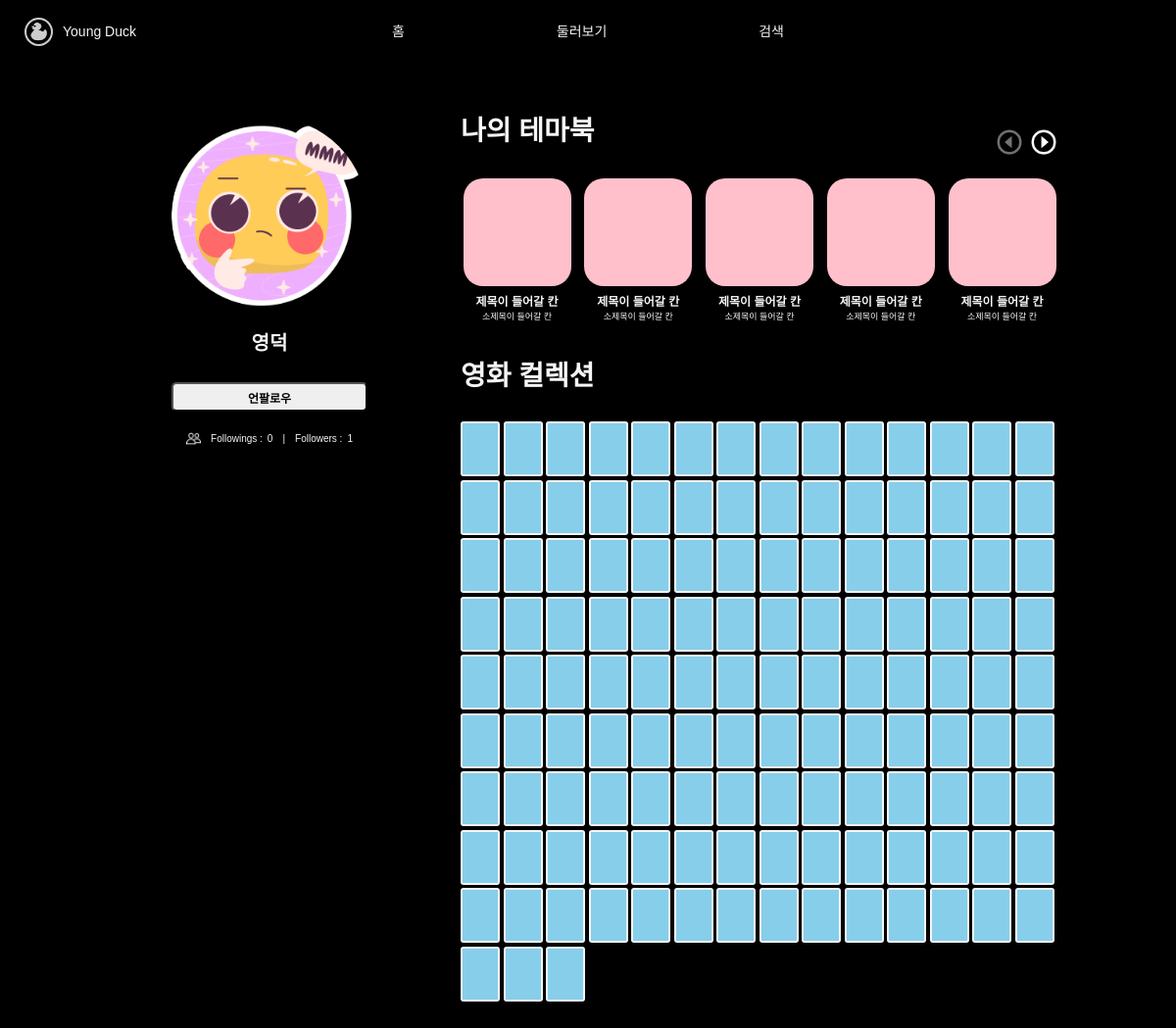
The page /accounts/ssafy/ (signed in) on the database its author committed.
### accounts/models.py (models this page shows)
class User(AbstractUser):
    followings = models.ManyToManyField('self', symmetrical=False, related_name='followers')

class Profile(models.Model):
    user = models.OneToOneField(settings.AUTH_USER_MODEL, on_delete=models.CASCADE, related_name='profile')
    nickname = models.CharField(
        max_length=50,
        blank=True,
        )
    profile_img = models.ImageField(
        default='images/icons/{}.png'.format(random.randrange(1, 20)),
        upload_to=profiles_image_path,
        )

### accounts/views.py (the view)
# urls.py: path('<str:username>/', views.profile, name='profile'),
@require_http_methods(['GET', 'POST'])
def profile(request, username):
    if request.user.is_authenticated:
        person = get_object_or_404(get_user_model(), username=username)
        context = {
            'person': person,
        }
        return render(request, 'accounts/profile.html', context)
    else:
        return redirect('accounts:login')

### accounts/templates/accounts/profile.html (shortened to what this page needs)
{% extends 'base.html' %}
{% block content %}
<div id="profile">
  <div id="profile-container" class="horizontal" style="align-items: flex-start;">
    <div id="profile-leftbox" class="vertical">
      <div id="profile-myprofile" class="profile-image" style="background-image: url('{{ person.profile.profile_img.url }}'); background-size: 100%;"></div>
      {% if person.profile.nickname %}
        <div id="profile-mynickname" class="profile-nickname">{{ person.profile.nickname }}</div>
      {% else %}
        <div id="profile-mynickname" class="profile-nickname">{{ person.pk }}번째 수집가</div>
      {% endif %}
      {% with followings=person.followings.all followers=person.followers.all %}
      {% if user == person %}
      <div id="profile-btn" class="profile-btn">
        <form action="{% url 'accounts:update_profile' username=person.username %}" id="profile-btn" data-user-id="{{ person.pk }}">
            <button id="profile-edit" class="profile-btn">EDIT PROFILE</button>
        </form>
      </div>
      {% else %}
      <form id="follow-form" data-user-id="{{ person.pk }}">
        {% if user in followers %}
          <button id="followBtn" class="profile-btn">언팔로우</button>
        {% else %}
          <button id="followBtn" class="profile-btn">팔로우</button>
        {% endif %}
      </form>
      {% endif %}
      <div id="profile-follow" class="profile-follow-cnt horizontal">
        <div id="follow-header"></div>
        <div id="follow-body">
          Followings : <span id="followings-count">{{ followings|length }}</span>
          <span id="following-divider">|</span>
          Followers : <span id="followers-count">{{ followers|length }}</span>
        </div>
      </div>
      {% endwith %}
    </div>
    <div id="profile-rightbox" class="vertical">
      <div id="my-mini-book" class="mini-books vertical">
        <div class="mini-books-header">
          <div id="mini-books-title" class="mini-books-title">나의 테마북</div>
          <div class="mini-books-buttons">
            <div id="mini-books-left" class="mini-books-left-btn left-btn-disavailable"></div>
            <div id="mini-books-right" class="mini-books-right-btn right-btn-available"></div>
          </div>
        </div>
        <div class="mini-books-body horizontal">
          <div class="mini-book vertical">
            <div class="mini-book-thumbnail"></div>
            <div class="mini-book-title">제목이 들어갈 칸</div>
            <div class="mini-book-semi">소제목이 들어갈 칸</div>
          </div>
          <div class="mini-book vertical">
            <div class="mini-book-thumbnail"></div>
            <div class="mini-book-title">제목이 들어갈 칸</div>
            <div class="mini-book-semi">소제목이 들어갈 칸</div>
          </div>
          <div class="mini-book vertical">
            <div class="mini-book-thumbnail"></div>
            <div class="mini-book-title">제목이 들어갈 칸</div>
            <div class="mini-book-semi">소제목이 들어갈 칸</div>
          </div>
          <div class="mini-book vertical">
            <div class="mini-book-thumbnail"></div>
            <div class="mini-book-title">제목이 들어갈 칸</div>
            <div class="mini-book-semi">소제목이 들어갈 칸</div>
          </div>
          <div class="mini-book vertical">
            <div class="mini-book-thumbnail"></div>
            <div class="mini-book-title">제목이 들어갈 칸</div>
            <div class="mini-book-semi">소제목이 들어갈 칸</div>
          </div>
        </div>
      </div>
      <div id="watched-movies" class="watched-movies vertical">
        <div class="watched-movies-header">
          <div id="watched-movies-title" class="watched-movies-title">영화 컬렉션</div>
          <div class="mini-books-buttons"></div>
        </div>
        <div class="watched-movies-body horizontal">
          {% for i in '000000000000000000000000000000000000000000000000000000000000000000000000000000000000000000000000000000000000000000000000000000000'|make_list %}
          <div class="watched-movie-card">
            <div class="movie-poster"></div>
          </div>
          {% endfor %}
        </div>
      </div>
    </div>
  </div>
</div>
{% endblock content %}
{% block script %}
{% load static %}
{% endblock script %}

### templates/_nav.html (shortened to what this page needs)
{% if user.is_authenticated %}
<div id="navbar" class="horizontal">
  <div id="navbar-left" class="horizontal">
    <div id="nav-logo"></div>
    <div id="nav-title">Young Duck</div>
  </div>
  <div id="navbar-center" class="horizontal">
    <div id="nav-home">
      <span class="navbar__span">홈</span>
    </div>
    <div id="nav-around">
      <span class="navbar__span">둘러보기</span>
    </div>
    <div id="nav-search">
      <span class="navbar__span">검색</span>
    </div>
  </div>
  <div id="navbar-right" class="horizontal">
    <div id="nav-profile" style="background-image: url('{{ user.profile.profile_img.url }}'); background-size: 100%;"></div>
  </div>
</div>
{% endif %}

### static/css/style.css (style rules this page uses)
.horizontal { flex-direction: row; flex-wrap: wrap; align-items: center; }
.vertical { flex-direction: column; flex-wrap: wrap; align-items: center; }
body { background-color: black; color: #f5f5f5; }

### static/css/nav.css (style rules this page uses)
div { display: flex; }
#navbar { position: fixed; top: 0; width: 100%; height: 64px; justify-content: space-between; background-color: black; font-family: 'Noto Sans KR', sans-serif; font-size: 14px; font-weight: 400; color: #f5f5f5; }
.navbar__span { height: fit-content; }
#navbar-left { width: 300px; height: 64px; padding: 0px 25px 0px 25px; }
#nav-logo { width: 25px; height: 25px; background-image: url('../images/logo/logo_tmp.png'); background-size: 100%; align-items: center; margin-right: 10px; cursor: pointer; border-radius: 25px; border: 2px solid #cdcdcd; }
#nav-title { width: 200px; height: 25px; align-items: center; cursor: pointer; }
#navbar-center { width: 400px; height: 64px; justify-content: space-between; }
#nav-home { height: 25px; width: fit-content; align-items: center; cursor: pointer; }
#nav-around { height: 25px; width: fit-content; align-items: center; cursor: pointer; }
#nav-search { height: 25px; width: fit-content; align-items: center; cursor: pointer; }
#navbar-right { width: 300px; height: 64px; padding: 0px 25px 0px 25px; justify-content: flex-end; }
#nav-profile { height: 25px; width: 25px; align-items: center; cursor: pointer; }

### static/css/book-index.css (style rules this page uses)
.left-btn-disavailable { background-image: url('../images/side_button/left_disactivate.png'); background-size: 100%; }
.right-btn-available { background-image: url('../images/side_button/right_activate.png'); background-size: 100%; }

### static/css/profile.css (style rules this page uses)
#profile { font-family: 'Noto Sans KR', sans-serif; width: 100%; justify-content: center; }
#profile-container { width: 1000px; padding: 100px; }
#profile-leftbox { width: 310px; padding: 20px; gap: 20px; }
#profile-myprofile { width: 200px; height: 200px; border-radius: 250px; }
#profile-mynickname { text-align: center; !important width: 200px; height: 30px; font-size: 20px; font-weight: 600; color: #f5f5f5; }
.profile-btn { width: 200px; height: 30px; font-size: 12px; font-weight: 600; border-radius: 5px; }
#profile-follow { font-size: 10px; font-weight: 400; color: #f5f5f5; }
#follow-header { width: 15px; height: 15px; background-image: url('../images/icons/follow.png'); background-size: 100%; margin-right: 10px; }
#followings-count { margin-left: 5px; }
#followers-count { margin-left: 5px; }
#following-divider { margin-left: 10px; margin-right: 10px; }
#profile-rightbox { width: 610px; padding: 20px; }
.mini-books { width: 100%; height: 250px; }
.mini-books-header { width: 100%; height: 40px; justify-content: space-between; }
.mini-books-title { height: 40px; font-family: 'Noto Sans KR', sans-serif; font-size: 28px; font-weight: 600; color: #f5f5f5; }
.mini-books-buttons { width: 65px; justify-content: space-between; align-items: flex-end; }
.mini-books-left-btn { height: 30px; width: 30px; }
.mini-books-right-btn { height: 30px; width: 30px; }
.mini-books-body { width: 100%; height: calc(100% - 100px); padding: 20px 0px 20px 0px; justify-content: space-between; }
.mini-book { width: 115px; }
.mini-book-thumbnail { width: 110px; height: 110px; background-color: pink; margin-bottom: 10px; border-radius: 20px; }
.mini-book-title { display: flexbox; !important width: 110px; font-family: 'Noto Sans KR', sans-serif; font-size: 12px; font-weight: 600; color: #f5f5f5; margin-bottom: 5px; }
.mini-book-semi { display: flexbox; !important width: 110px; font-family: 'Noto Sans KR', sans-serif; text-align: center; font-size: 9px; font-weight: 100; color: #f5f5f5; }
.watched-movies { width: 100%; height: fit-content; margin-bottom: 100px; }
.watched-movies-header { width: 100%; height: 40px; justify-content: space-between; }
.watched-movies-title { height: 40px; font-family: 'Noto Sans KR', sans-serif; font-size: 28px; font-weight: 600; color: #f5f5f5; }
.watched-movies-body { width: 100%; gap: 3.5px; padding: 20px 0px 20px 0px; }
.watched-movie-card { width: 40px; height: 56px; background-color: #f5f5f5; border-radius: 3px; justify-content: center; align-items: center; }
.movie-poster { width: 36px; height: 52px; background-color: skyblue; }

### rows shown on the page
User: profile.profile_img (picture), profile.nickname "영덕"

### other values the page prints
{{ followings|length }} "0"
{{ followers|length }} "1"
